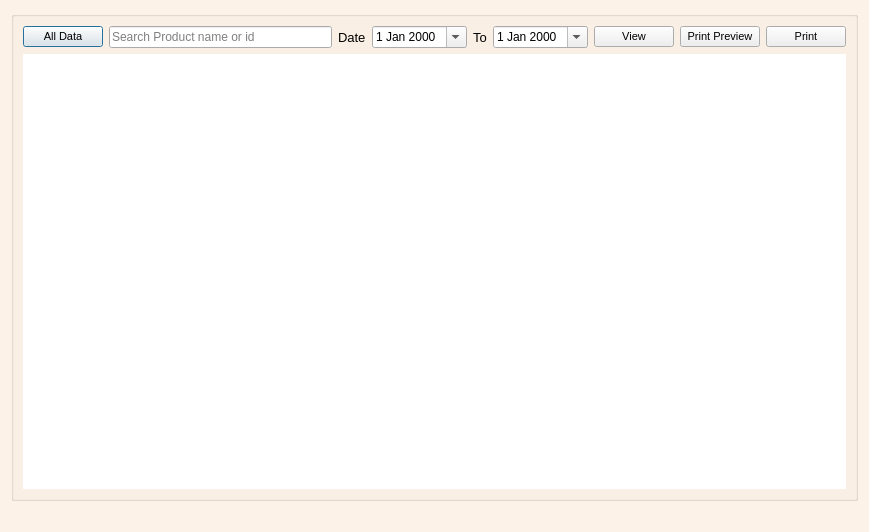
<?xml version="1.0" encoding="UTF-8"?>
<ui version="4.0">
 <class>Dialog</class>
 <widget class="QDialog" name="Dialog">
  <property name="windowModality">
   <enum>Qt::ApplicationModal</enum>
  </property>
  <property name="geometry">
   <rect>
    <x>0</x>
    <y>0</y>
    <width>869</width>
    <height>532</height>
   </rect>
  </property>
  <property name="windowTitle">
   <string>Dialog</string>
  </property>
  <property name="styleSheet">
   <string notr="true">QDialog#Dialog{
background-color: rgb(252, 242, 231);
}</string>
  </property>
  <layout class="QGridLayout" name="gridLayout_4">
   <item row="0" column="0" colspan="2">
    <widget class="QGroupBox" name="groupBox">
     <property name="font">
      <font>
       <pointsize>8</pointsize>
      </font>
     </property>
     <property name="title">
      <string/>
     </property>
     <layout class="QGridLayout" name="gridLayout">
      <item row="0" column="0">
       <layout class="QHBoxLayout" name="horizontalLayout_2">
        <item>
         <layout class="QHBoxLayout" name="horizontalLayout">
          <item>
           <widget class="QPushButton" name="allb">
            <property name="font">
             <font>
              <pointsize>8</pointsize>
             </font>
            </property>
            <property name="text">
             <string>All Data</string>
            </property>
           </widget>
          </item>
          <item>
           <widget class="QLineEdit" name="searchv">
            <property name="font">
             <font>
              <pointsize>9</pointsize>
             </font>
            </property>
            <property name="placeholderText">
             <string>Search Product name or id </string>
            </property>
            <property name="clearButtonEnabled">
             <bool>true</bool>
            </property>
           </widget>
          </item>
          <item>
           <widget class="QLabel" name="label">
            <property name="font">
             <font>
              <pointsize>10</pointsize>
             </font>
            </property>
            <property name="text">
             <string>Date</string>
            </property>
           </widget>
          </item>
          <item>
           <widget class="QDateEdit" name="fromd">
            <property name="font">
             <font>
              <pointsize>9</pointsize>
             </font>
            </property>
            <property name="calendarPopup">
             <bool>true</bool>
            </property>
           </widget>
          </item>
          <item>
           <widget class="QLabel" name="label_2">
            <property name="font">
             <font>
              <pointsize>10</pointsize>
             </font>
            </property>
            <property name="text">
             <string>To</string>
            </property>
           </widget>
          </item>
          <item>
           <widget class="QDateEdit" name="tod">
            <property name="font">
             <font>
              <pointsize>9</pointsize>
             </font>
            </property>
            <property name="calendarPopup">
             <bool>true</bool>
            </property>
           </widget>
          </item>
          <item>
           <widget class="QPushButton" name="submitb">
            <property name="font">
             <font>
              <pointsize>8</pointsize>
             </font>
            </property>
            <property name="text">
             <string>View</string>
            </property>
           </widget>
          </item>
          <item>
           <widget class="QPushButton" name="printpreview">
            <property name="font">
             <font>
              <pointsize>8</pointsize>
             </font>
            </property>
            <property name="text">
             <string>Print Preview</string>
            </property>
           </widget>
          </item>
          <item>
           <widget class="QPushButton" name="print">
            <property name="font">
             <font>
              <pointsize>8</pointsize>
             </font>
            </property>
            <property name="text">
             <string>Print</string>
            </property>
           </widget>
          </item>
         </layout>
        </item>
       </layout>
      </item>
      <item row="1" column="0">
       <widget class="QTextEdit" name="textEdit">
        <property name="styleSheet">
         <string notr="true">
border:none;
</string>
        </property>
        <property name="horizontalScrollBarPolicy">
         <enum>Qt::ScrollBarAlwaysOff</enum>
        </property>
        <property name="readOnly">
         <bool>true</bool>
        </property>
       </widget>
      </item>
     </layout>
    </widget>
   </item>
   <item row="1" column="0">
    <spacer name="horizontalSpacer">
     <property name="orientation">
      <enum>Qt::Horizontal</enum>
     </property>
     <property name="sizeHint" stdset="0">
      <size>
       <width>649</width>
       <height>20</height>
      </size>
     </property>
    </spacer>
   </item>
  </layout>
 </widget>
 <resources/>
 <connections/>
</ui>
